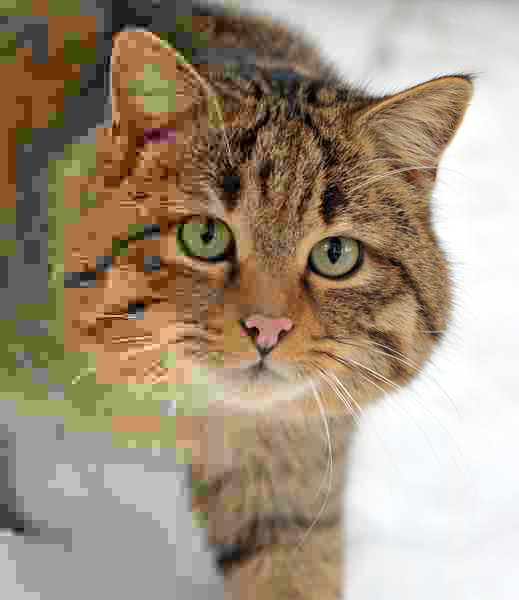
#> input picture cat.png, 519 x 600 px
$ python imagecap.py
#> lines starting #> are read from the running program, lines starting #| are printed output that depends on the picture
import cv2
import numpy as np

def nothing(x):
    pass
img1=cv2.imread('cat.png',0)
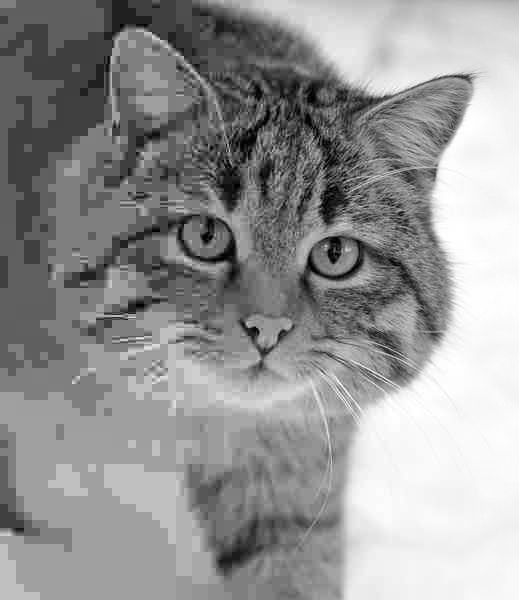
#> img1: shape (600, 519); min 0, max 255, mean 149.3
img2=cv2.imread('image1.jpg',0)
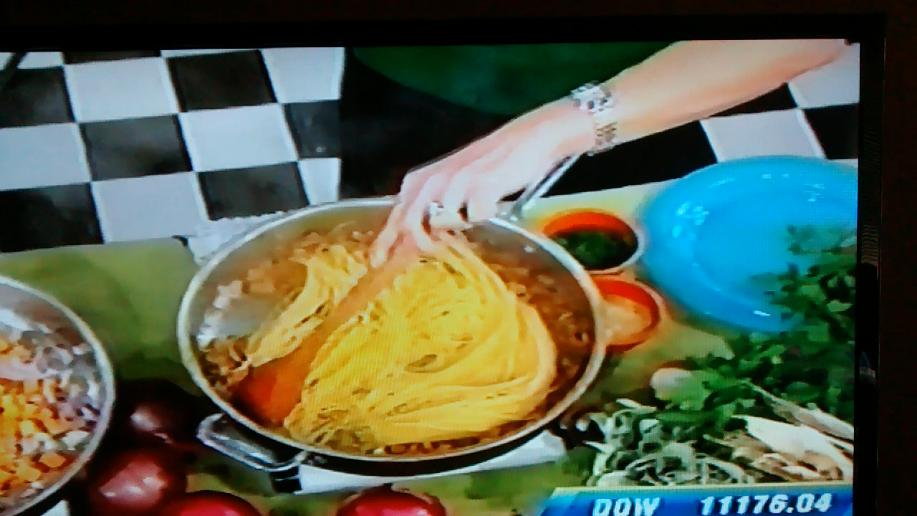
#> input picture image1.jpg, 917 x 516 px
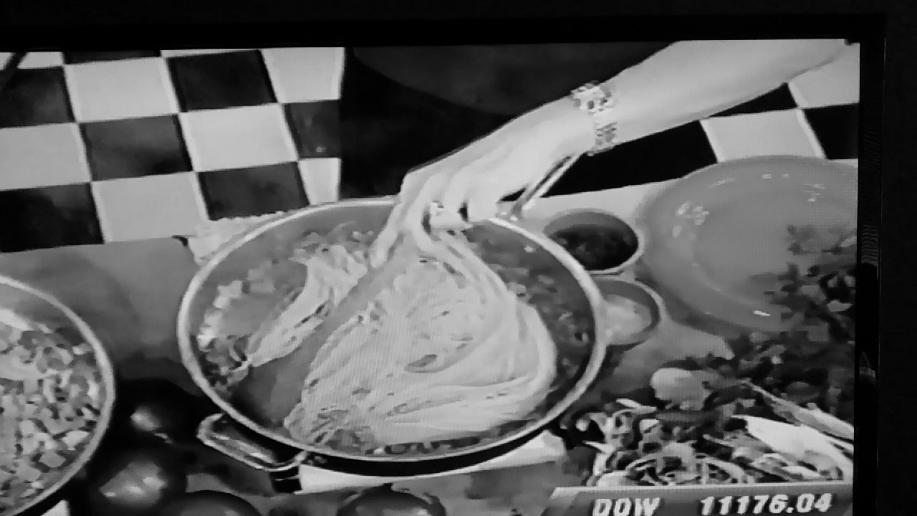
#> img2: shape (516, 917); min 0, max 233, mean 90.4
img=np.zeros((300,512,3),np.uint8)
cv2.namedWindow('image')

cv2.createTrackbar('R','image',0,255,nothing)
cv2.createTrackbar('G','image',0,255,nothing)
cv2.createTrackbar('B','image',0,255,nothing)


# create switch for ON/OFF functionality
switch = '0 : OFF \n1 : ON'
cv2.createTrackbar(switch, 'image',0,1,nothing)

while(1):
    cv2.imshow('image',img2)
    k = cv2.waitKey(1) & 0xFF
#> (key Esc is pressed here)
    if k == 27:
        break

    # get current positions of four trackbars
    r = cv2.getTrackbarPos('R','image')
    g = cv2.getTrackbarPos('G','image')
    b = cv2.getTrackbarPos('B','image')
    s = cv2.getTrackbarPos(switch,'image')

    if s == 0:
        img[:] = 0
    else:
        img[:] = [b,g,r]

cv2.destroyAllWindows()
